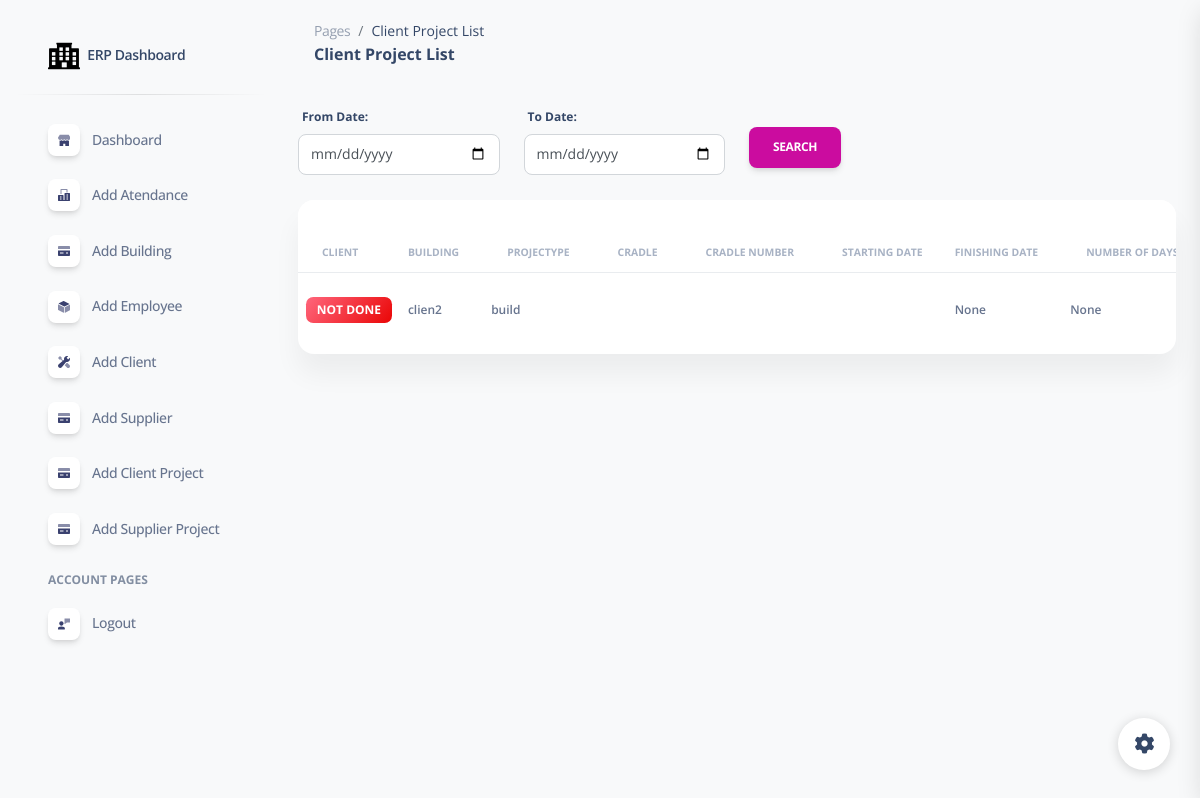
/project_list/ (signed in), run on the app's committed database.
### erpapp/models.py (models this page shows)
class Project(models.Model):
    client = models.CharField(max_length=50)
    building = models.CharField(max_length=50)
    PROJECT_TYPE_CHOICES = [
    ('AMC', 'AMC'),
    ('LPO', 'LPO'),
    ('Workorder', 'Workorder'),
    ]
    projectype = models.CharField(max_length=20, choices=PROJECT_TYPE_CHOICES)
    cradle_number = models.CharField(max_length=50)
    starting_date = models.DateField(null=True, blank=True)
    finishing_date = models.DateField(null=True, blank=True)
    number_of_days = models.IntegerField()
    team = models.CharField(max_length=255)
    SubcontratorName = models.CharField(max_length=255)
    Buildingtype = models.CharField(max_length=255)
    No_of_Floors = models.CharField(null=True,max_length=255)
    materials_used = models.TextField()
    receipt = models.CharField(max_length=50)
    invoice_number = models.CharField(max_length=50)
    vat = models.DecimalField(max_digits=5, decimal_places=2)
    amount = models.DecimalField(max_digits=10, decimal_places=2)
    total_amount = models.DecimalField(max_digits=10, decimal_places=2)
    payment_received = models.CharField(max_length=255)
    received_date = models.CharField(max_length=255)
    bank_name= models.CharField(max_length=255)
    comments = models.TextField()
    Payable_Pending = models.CharField(max_length=255)
    Subcontrator_invoice = models.CharField(max_length=255)
    cradle_number_input = models.CharField(max_length=255)
    paid = models.CharField(max_length=255)
    paid_date = models.CharField(max_length=255)
    amc_start_date = models.DateField(null=True, blank=True)
    amc_end_date = models.DateField(null=True, blank=True)
    yearly_cycle = models.CharField(max_length=50, choices=[('Yearly 1', 'Yearly 1'), ('Yearly 2', 'Yearly 2'), ('Yearly 3', 'Yearly 3'),('Yearly 4', 'Yearly 4')], null=True, blank=True)
    lpo_field = models.CharField(max_length=50, null=True, blank=True)
    workorder_type = models.CharField(max_length=50, choices=[('Normal 2', 'Normal 2'), ('Normal 3', 'Normal 3'), ('Critical', 'Critical')], null=True, blank=True)
    def is_fully_entered(self):
        required_fields = [self.starting_date, self.finishing_date, self.payment_received]
        return all(field for field in required_fields)

### erpapp/views.py (the view)
# urls.py: path('project_list/',project_list,name='project_list',),
@login_required
def project_list(request):
    from_date_str = request.GET.get('from_date')
    to_date_str = request.GET.get('to_date')
    try:
        from_date = datetime.strptime(from_date_str, '%Y-%m-%d') if from_date_str else None
        to_date = datetime.strptime(to_date_str, '%Y-%m-%d') if to_date_str else None
    except ValueError:
        return render(request, 'error.html', {'error_message': 'Invalid date format'})
    filter_conditions = Q()
    if from_date:
        filter_conditions &= Q(starting_date__gte=from_date)
    if to_date:
        filter_conditions &= Q(finishing_date__lte=to_date)
    Projectlist = Project.objects.filter(filter_conditions)
    return render(request, 'project_list.html', {'Projectlist': Projectlist})

### erpapp/templates/project_list.html (shortened to what this page needs)
{% extends 'base.html' %}
{% load static %}
{% block content %}
<!DOCTYPE html>
<html lang="en">
<head>
  <link href="{% static  'css/nucleo-icons.css' %}" rel="stylesheet" />
  <link href="{% static  'css/nucleo-svg.css' %}" rel="stylesheet" />
  <link href="{% static '/css/nucleo-svg.css' %}" rel="stylesheet" />
  <link id="pagestyle" href="{% static 'css/soft-ui-dashboard.css' %}" rel="stylesheet" />
</head>
<body class="g-sidenav-show  bg-gray-100">
  <aside class="sidenav navbar navbar-vertical navbar-expand-xs border-0 border-radius-xl my-3 fixed-start ms-3 " id="sidenav-main">
    <div class="sidenav-header">
      <a class="navbar-brand m-0" href="#" target="_blank">
        <img src="{% static '/img/logo-ct.png' %}" class="navbar-brand-img h-100" alt="main_logo">
        <span class="ms-1 font-weight-bold">ERP Dashboard</span>
      </a>
    </div>
    <hr class="horizontal dark mt-0">
    <div class="collapse navbar-collapse  w-auto  max-height-vh-100 h-100" id="sidenav-collapse-main">
      <ul class="navbar-nav">
        <li class="nav-item">
          <a class="nav-link" href="/">
            <div class="icon icon-shape icon-sm shadow border-radius-md bg-white text-center me-2 d-flex align-items-center justify-content-center">
            </div>
            <span class="nav-link-text ms-1">Dashboard</span>
          </a>
        </li>
        <li class="nav-item">
          <a class="nav-link  " href="/add_attendance">
            <div class="icon icon-shape icon-sm shadow border-radius-md bg-white text-center me-2 d-flex align-items-center justify-content-center">
            </div>
            <span class="nav-link-text ms-1">Add Atendance</span>
          </a>
        </li>
        <li class="nav-item">
          <a class="nav-link  " href="/add_building">
            <div class="icon icon-shape icon-sm shadow border-radius-md bg-white text-center me-2 d-flex align-items-center justify-content-center">
            </div>
            <span class="nav-link-text ms-1">Add Building</span>
          </a>
        </li>
        <li class="nav-item">
          <a class="nav-link  " href="/add_employee">
            <div class="icon icon-shape icon-sm shadow border-radius-md bg-white text-center me-2 d-flex align-items-center justify-content-center">
            </div>
            <span class="nav-link-text ms-1">Add Employee</span>
          </a>
        </li>
        <li class="nav-item">
          <a class="nav-link  " href="/add_client">
            <div class="icon icon-shape icon-sm shadow border-radius-md bg-white text-center me-2 d-flex align-items-center justify-content-center">
            </div>
            <span class="nav-link-text ms-1">Add Client</span>
          </a>
        </li>
        <li class="nav-item">
          <a class="nav-link  " href="/add_supplier">
            <div class="icon icon-shape icon-sm shadow border-radius-md bg-white text-center me-2 d-flex align-items-center justify-content-center">
            </div>
            <span class="nav-link-text ms-1">Add Supplier</span>
          </a>
        </li>
        <li class="nav-item">
          <a class="nav-link  " href="/add_project">
            <div class="icon icon-shape icon-sm shadow border-radius-md bg-white text-center me-2 d-flex align-items-center justify-content-center">
            </div>
            <span class="nav-link-text ms-1">Add Client Project</span>
          </a>
        </li>
        <li class="nav-item">
          <a class="nav-link  " href="/supplierproject/add/">
            <div class="icon icon-shape icon-sm shadow border-radius-md bg-white text-center me-2 d-flex align-items-center justify-content-center">
            </div>
            <span class="nav-link-text ms-1">Add Supplier Project</span>
          </a>
        </li>
        <li class="nav-item mt-3">
          <h6 class="ps-4 ms-2 text-uppercase text-xs font-weight-bolder opacity-6">Account pages</h6>
        </li>
        <li class="nav-item">
          <a class="nav-link  " href="{% url 'logout' %}">
            <div class="icon icon-shape icon-sm shadow border-radius-md bg-white text-center me-2 d-flex align-items-center justify-content-center">
            </div>
            <span class="nav-link-text ms-1">Logout</span>
          </a>
        </li>
        </ul>
    </div>
  </aside>
<main class="main-content position-relative max-height-vh-100 h-100 mt-1 border-radius-lg ">
    <nav class="navbar navbar-main navbar-expand-lg px-0 mx-4 shadow-none border-radius-xl" id="navbarBlur" navbar-scroll="true">
      <div class="container-fluid py-1 px-3">
        <nav aria-label="breadcrumb">
          <ol class="breadcrumb bg-transparent mb-0 pb-0 pt-1 px-0 me-sm-6 me-5">
            <li class="breadcrumb-item text-sm"><a class="opacity-5 text-dark" href="javascript:;">Pages</a></li>
            <li class="breadcrumb-item text-sm text-dark active" aria-current="page">Client Project List</li>
          </ol>
          <h6 class="font-weight-bolder mb-0">Client Project List</h6>
        </nav>
      </div>
    </nav>
    <div class="container-fluid py-4">
       <form method="GET" action="{% url 'project_list' %}">
      <div class="row">
        <div class="col-md-3">
          <div class="form-group">
            <label for="from_date">From Date:</label>
            <input type="date" class="form-control" name="from_date" id="from_date">
          </div>
        </div>
        <div class="col-md-3">
          <div class="form-group">
            <label for="to_date">To Date:</label>
            <input type="date" class="form-control" name="to_date" id="to_date">
          </div>
        </div>
        <div class="col-md-3">
          <div class="form-group">
            <button type="submit" class="btn btn-primary mt-4">Search</button>
          </div>
        </div>
        <div class="col-12">
          {% regroup Projectlist by starting_date|date:"F Y" as project_list_by_month %}
          {% for month in project_list_by_month %}
            <div class="card mb-4">
              <div class="card-header pb-0">
              </div>
              <div class="card-body px-0 pt-0 pb-2">
                <div class="table-responsive p-0">
                  <table class="table align-items-center mb-0">
                    <thead>
                    <tr>
                        <th class="text-uppercase text-secondary text-xxs font-weight-bolder opacity-7">Client</th>
                        <th class="text-uppercase text-secondary text-xxs font-weight-bolder opacity-7 ps-2">Building</th>
                        <th class="text-center text-uppercase text-secondary text-xxs font-weight-bolder opacity-7">Projectype</th>
                        <th class="text-center text-uppercase text-secondary text-xxs font-weight-bolder opacity-7">Cradle</th>
                        <th class="text-center text-uppercase text-secondary text-xxs font-weight-bolder opacity-7">Cradle Number</th>
                        <th class="text-uppercase text-secondary text-xxs font-weight-bolder opacity-7">Starting date</th>
                        <th class="text-uppercase text-secondary text-xxs font-weight-bolder opacity-7 ps-2">Finishing date</th>
                        <th class="text-center text-uppercase text-secondary text-xxs font-weight-bolder opacity-7">Number of days</th>
                    </tr>
                  </thead>
                  <tbody>
                    {% regroup month.list by projectype as project_list_by_type %}
                    {% for project_type in project_list_by_type %}
                    {% for Projectlist in month.list %}
                    <tr>
                      <td>
                        {% if Projectlist.is_fully_entered %}
                            <span class="badge badge-sm bg-gradient-success">Done</span>
                        {% else %}
                            <span class="badge badge-sm bg-gradient-danger">Not Done</span>
                        {% endif %}
                    </td>
                      <td>
                        <p class="text-xs font-weight-bold mb-0">{{Projectlist.client}}</p>
                      </td>
                      <td>
                        <p class="text-xs font-weight-bold mb-0">{{Projectlist.building}}</p>
                      </td>
                      <td>
                      </td>
                      <td>
                      </td>
                      <td>
                      </td>
                      <td>
                        <p class="text-xs font-weight-bold mb-0">{{Projectlist.starting_date}}</p>
                      </td>
                      <td>
                        <p class="text-xs font-weight-bold mb-0">{{Projectlist.finishing_date}}</p>
                      </td>
                    </tr>
                    {% endfor %}
                     {% endfor %}
                  </tbody>
                </table>
              </div>
            </div>
          </div>
          {% endfor %}
        </div>
      </form>
      </div>
{% endblock %}

### erpapp/static/css/nucleo-svg.css (style rules this page uses)
.icon { display: inline-block; color: #111111; height: 1em; width: 1em; }
.icon-sm { height: 0.8em; width: 0.8em; }
.icon { fill: currentColor; stroke: none; }

### data on the page
Project: payment_received "NOT DONE", client "clien2", building "build", starting_date "None", finishing_date "None"
